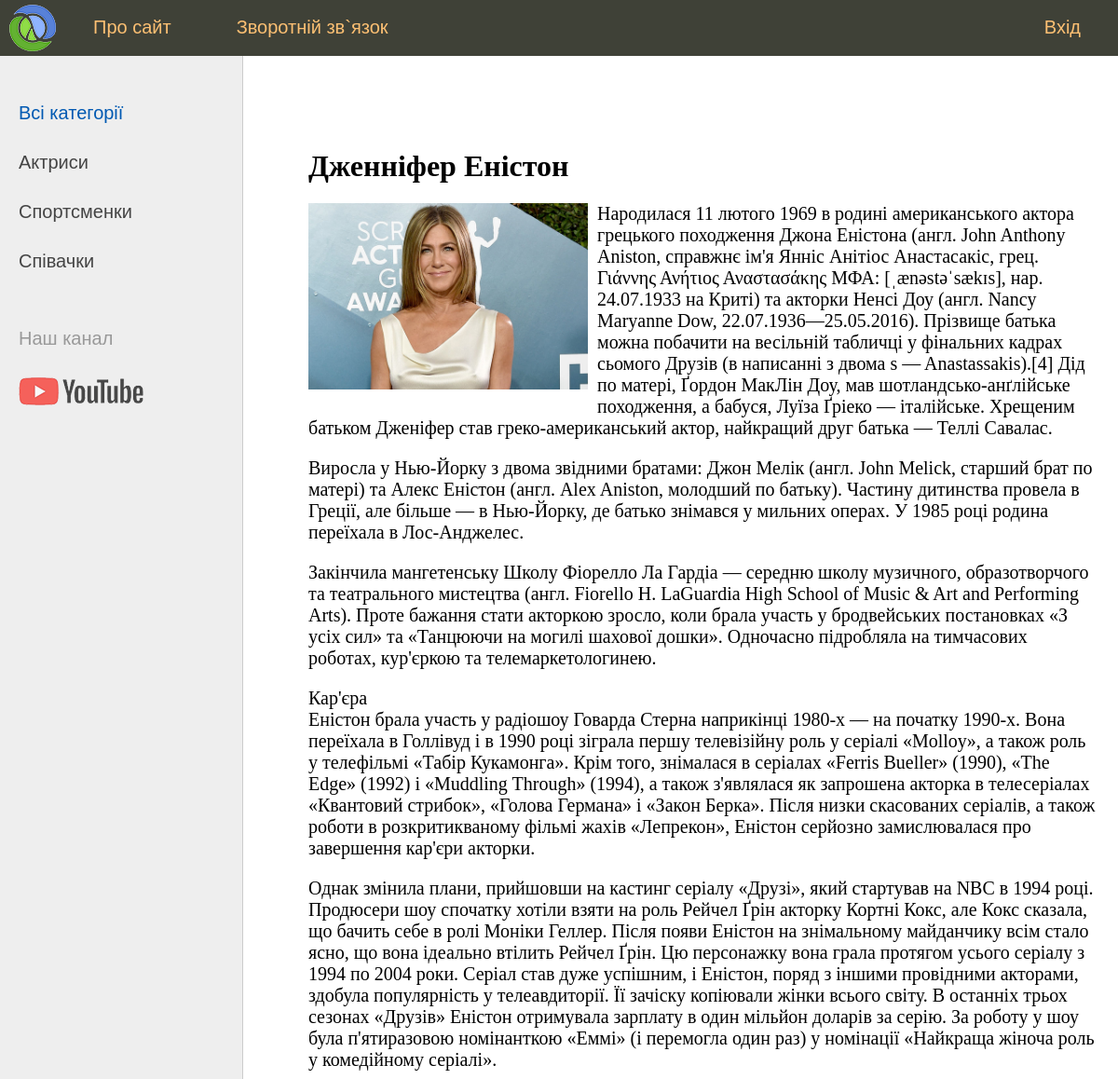
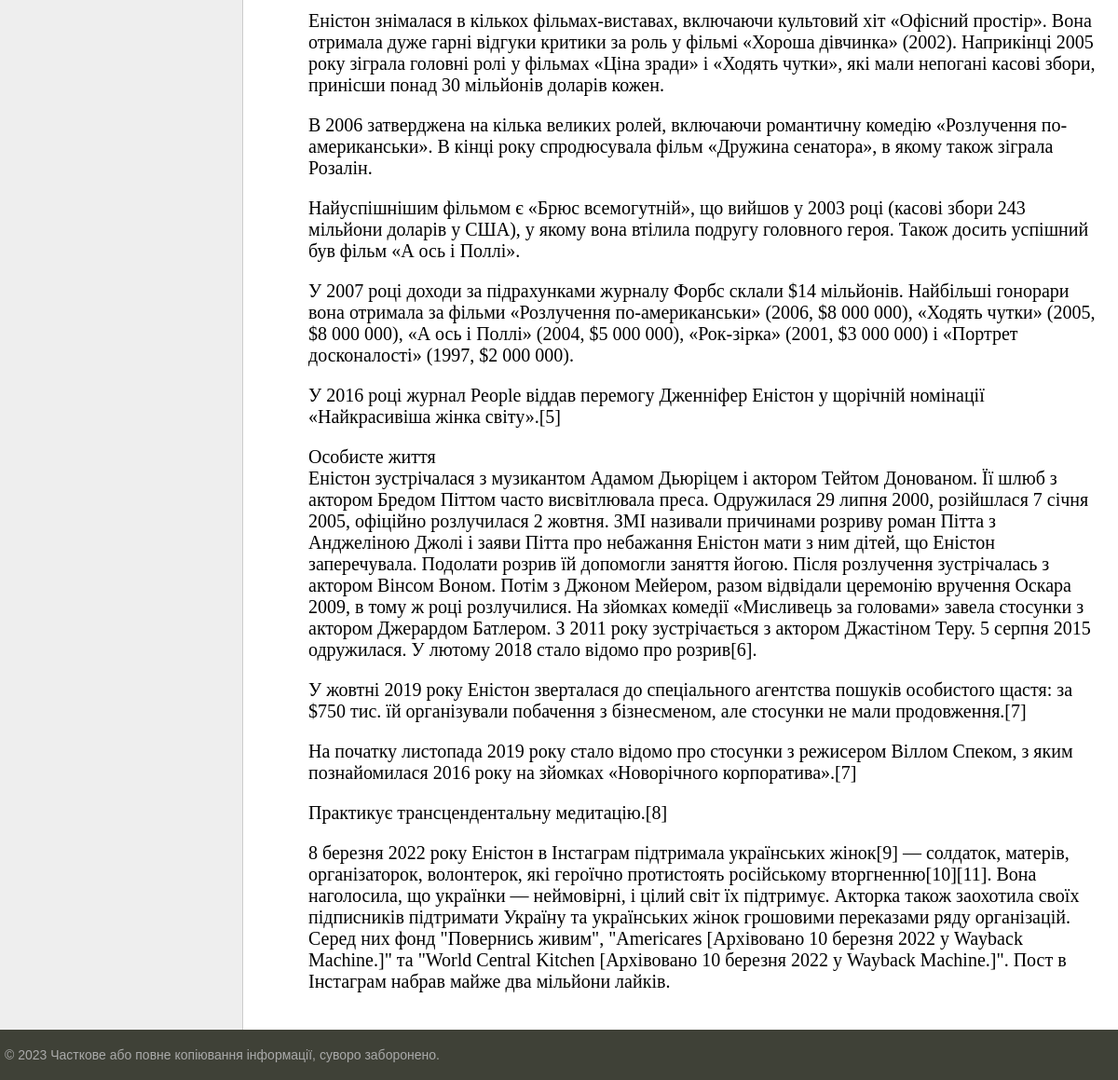
Screenshot of /post/dzhennifer-eniston/ with the database file from the repository (2 pictures, top to bottom).
### women/models.py (models this page shows, shortened)
class Category(models.Model):
    name = models.CharField(max_length=100, db_index=True, verbose_name='Категорія')
    slug = models.SlugField(max_length=255, unique=True, db_index=True, verbose_name='URL')
    def get_absolute_url(self):
        return reverse('category', kwargs={'cat_slug': self.slug})
    class Meta:
        verbose_name = 'Категорія'
        verbose_name_plural = 'Категорії'
        ordering = ['id']

class Women(models.Model):
    title = models.CharField(max_length=255, verbose_name='Заголовок')
    slug = models.SlugField(max_length=255, unique=True, db_index=True, verbose_name='URL')
    content = models.TextField(blank=True, verbose_name='Текст публікації')
    photo = models.ImageField(upload_to="photos/%Y/%m/%d/", verbose_name='Фото')
    time_create = models.DateTimeField(auto_now_add=True, verbose_name='Дата створення')
    time_update = models.DateTimeField(auto_now=True, verbose_name='Дата змінення')
    is_published = models.BooleanField(default=True, verbose_name='Опубліковано')
    cat = models.ForeignKey(Category, on_delete=models.PROTECT, verbose_name='Категорія')
    class Meta:
        verbose_name = 'Відомі жінки'
        verbose_name_plural = 'Відомі жінки'
        ordering = ['-time_create', 'title']

### women/views.py (the view)
# urls.py: path('post/<slug:post_slug>/', ShowPost.as_view(), name='post'),
class ShowPost(DataMixin, DetailView):
    model = Women
    template_name = 'women/post.html'
    slug_url_kwarg = 'post_slug'
    context_object_name = 'post'
    def get_context_data(self, *, object_list=None, **kwargs):
        context = super().get_context_data(**kwargs)
        c_def = self.get_user_context(title='post')
        return dict(list(context.items()) + list(c_def.items()))

### women/utils.py (called while the page is built)
    def get_user_context(self, **kwargs):
        context = kwargs
        cats = Category.objects.annotate(Count('women'))
        user_menu = menu.copy()
        if not self.request.user.is_authenticated:
            user_menu.pop(1)
        context['menu'] = user_menu
        context['cats'] = cats
        if 'cat_selected' not in context:
            context['cat_selected'] = 0
        return context

### women/templates/women/post.html
{% extends 'women/base.html' %}
{% block content %}
  <h1>{{ post.title }}</h1>
{% if post.photo %}
  <p><img class="img-article-left" src="{{ post.photo.url }}"></p>
{% endif %}
{{ post.content|linebreaks }}
{% endblock %}

### women/templates/women/base.html (shortened to what this page needs)
<!DOCTYPE html>
{% load static %}
{% load women_tags %}
<html>
<head>
    <link type="text/css" href="{% static 'women/css/styles.css' %}" rel="stylesheet"/>
</head>
<body>
<table class="table-page" border=0 cellpadding="0" cellspacing="0">
    <tr>
        <td valign=top>
            {% block mainmenu %}
            <div class="header">
                <ul id="mainmenu" class="mainmenu">
                    <li class="logo"><a href="{% url 'home' %}">
                        <div class="logo"></div>
                    </a></li>
                    {% for m in menu %}
                        {% if not forloop.last %}
                            <li><a href="{% url m.url_name %}">{{m.title}}</a></li>
                        {% else %}
                            <li class="last"><a href="{% url m.url_name %}">{{m.title}}</a></li>
                        {% endif %}
                    {% endfor %}
                </ul>
            </div>
            {% endblock mainmenu %}
            <table class="table-content" border=0 cellpadding="0" cellspacing="0">
                <tr>
                    <td valign="top" class="left-chapters">
                        <ul id="leftchapters">
                            {% if cat_selected == 0 %}
                                <li class="selected">Всі категорії</li>
                            {% else %}
                                <li><a href="{% url 'home' %}">Всі категорії</a></li>
                            {% endif %}
                            {% for c in cats %}
                                {% if c.women__count > 0 %}
                                    {% if c.pk == cat_selected %}
                                    <li class="selected">{{ c.name }}</li>
                                    {% else %}
                                    <li><a href="{{ c.get_absolute_url }}">{{ c.name }}</a></li>
                                    {% endif %}
                                {% endif %}
                            {% endfor %}
                            <li class="share">
                                <p>Наш канал</p>
                                <a class="share-yt"
                                   href="https://www.youtube.com/watch?v=yNycw9zhO98&list=RDyNycw9zhO98&start_radio=1"
                                   target="_blank" rel="nofollow"></a>
                            </li>
                        </ul>
                    </td>
                    <td valign="top" class="content">
                        <div class="content-text">
                            {% block content %}
                            {% endblock %}
                        </div>
                    </td>
                </tr>
            </table>
        </td>
    </tr>
    <tr>
        <td valign=top>
            <div id="footer">
                <p>&copy; 2023 Часткове або повне копіювання інформації, суворо заборонено.</p>
            </div>
        </td>
    </tr>
</table>
</body>
</html>

### women/static/women/css/styles.css (style rules this page uses)
html, body { font-family: 'Arial'; margin: 0; padding: 0; height: 100%; width: 100%; color: #444; }
a { color: #0059b2; text-decoration: none; }
img { max-width: 600px; height: auto; }
img.img-article-left { max-width: 300px; height: auto; float: left; padding: 0 10px 10px 0; }
.table-page { width: 100%; height: 100%; vertical-align: top; }
.table-page tr { height: 100%; }
.header { background: #3F4137; height: 60px; }
.logo { background: url('../images/logo.png') no-repeat 10px 5px; width: 70px; height: 60px; }
ul.mainmenu { list-style: none; margin: 0; padding: 0; height: 60px; color: #fdc073; font-size: 20px; overflow: hidden; }
ul.mainmenu li { float: left; margin: 18px 40px 0 30px; }
ul.mainmenu li.logo { margin: 0; }
ul.mainmenu li.last { float: right; }
ul.mainmenu li a { color: #fdc073; text-decoration: none; }
.table-content { width: 100%; min-height: 100%; height: 100%; }
.left-chapters { margin: 0; background: #eee; border-right: 1px solid #ccc; min-height: 100%; }
.left-chapters ul { width: 230px; min-height: 100%; margin: 0; padding: 20px 10px 10px 20px; list-style: none; font-size: 20px; }
.left-chapters ul li { margin: 30px 0 0 0; color: #999; }
.left-chapters ul li.selected { color: #0059b2; }
.left-chapters ul li a { color: #444; text-decoration: none; }
.left-chapters ul li.share { margin: 60px 0 0 0; }
.left-chapters ul li.share p { margin: 30px 0 30px 0; }
.left-chapters ul li.share a { display: inline-block; width: 40px; height: 40px; margin: 0 20px 0 0; }
.left-chapters ul li.share a.share-yt { width: 100%; height: 30px; background: url('../images/share_yt.png') no-repeat 0 0 }
.content { padding: 40px 20px 20px 40px; width: 100%; box-sizing: border-box; }
.content-text { margin: 60px 0 0 30px; color: #000; font-size: 20px; font-family: Yandex Sans Display Light; }
.content-text h1 { font-size: 32px; }
#footer { box-sizing: border-box; background: #3F4137; padding: 5px; color: #aaa; font-size: 14px; font-family: Verdana, Geneva, Arial, Helvetica; text-align: left; overflow: hidden; }

### rows the page displays
Category: name "Актриси"
Category: name "Спортсменки"
Category: name "Співачки"
Women: title "Дженніфер Еністон", photo (picture), content "Народилася 11 лютого 1969 в родині американського актора грецького походження Джона Еністона (англ. John Anthony Aniston, справжнє ім'я Янніс Анітіос Анастасакіс, грец. Γιάννης Ανήτιος Αναστασάκης МФА: [ˌænəstəˈsækɪs], нар. 24.07.1933 на Криті) та акторки Ненсі Доу (англ. Nancy Maryanne Dow, 22.07.1936—25.05.2016). Прізвище батька можна побачити на весільній табличці у фінальних кадрах сьомого Друзів (в написанні з двома s — Anastassakis).[4] Дід по матері, Ґордон МакЛін Доу, мав шотландсько-анґлійське походження, а бабуся, Луїза Ґріеко — італійське. Хрещеним батьком Дженіфер став греко-американський актор, найкращий друг батька — Теллі Савалас. Виросла у Нью-Йорку з двома звідними братами:…"

### other values shown
{{ m.title }} "Про сайт" "Зворотній зв`язок"
{{ m.title }} "Вхід"
